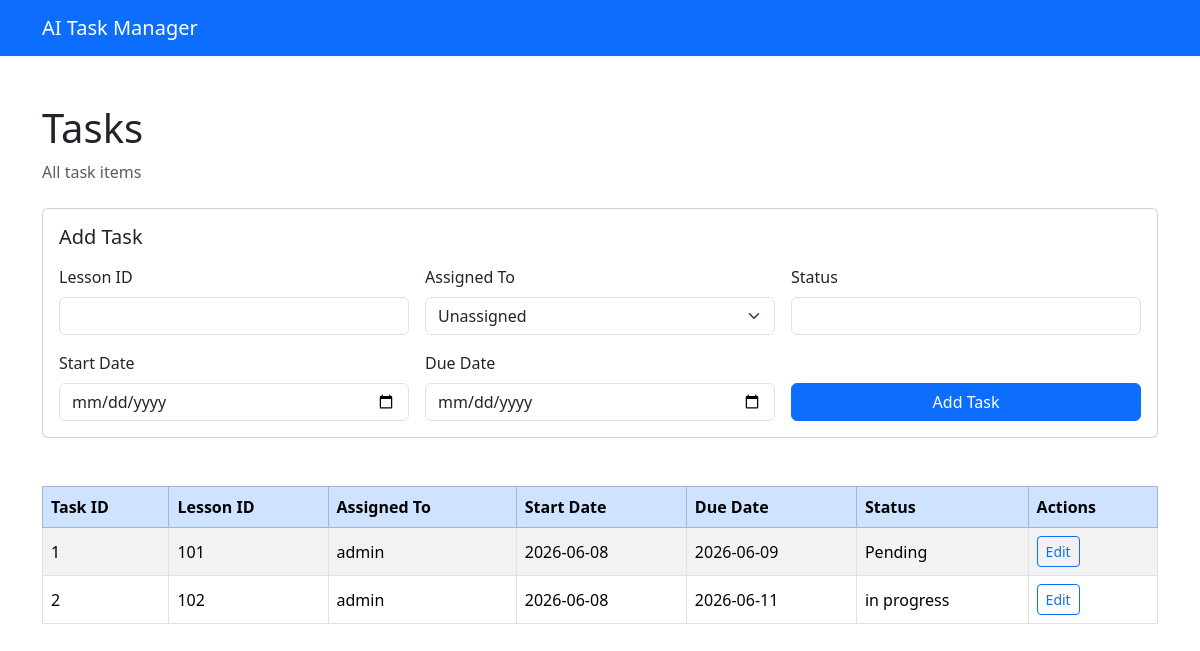
The page /tasks (signed in) on the database as committed earlier.
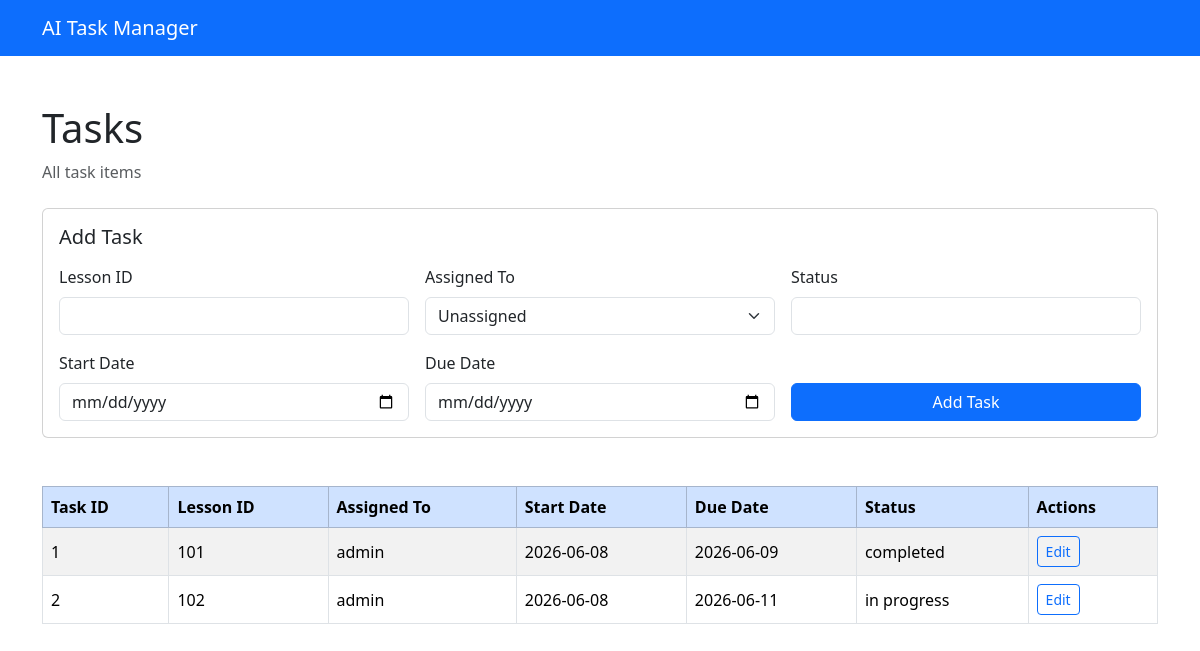
The same page on the database as committed later.
### app/models/task.py (models this page shows)
class TaskItem(Base):
    __tablename__ = "task_items"
    id: Mapped[int] = mapped_column(primary_key=True, index=True)
    lesson_id: Mapped[int] = mapped_column(Integer, nullable=False)
    assigned_to: Mapped[Optional[int]] = mapped_column(
        ForeignKey("users.id"),
        nullable=True,
    )
    start_date: Mapped[date] = mapped_column(Date, nullable=False)
    due_date: Mapped[date] = mapped_column(Date, nullable=False)
    status: Mapped[str] = mapped_column(String(50), nullable=False)
    assignee: Mapped[Optional["User"]] = relationship(
        back_populates="task_items",
    )
    stages: Mapped[List["TaskStage"]] = relationship(
        back_populates="task_item",
        cascade="all, delete-orphan",
    )
    reminder_logs: Mapped[List["ReminderLog"]] = relationship(
        back_populates="task_item",
        cascade="all, delete-orphan",
    )

### app/models/user.py (models this page shows)
class User(Base):
    __tablename__ = "users"
    id: Mapped[int] = mapped_column(primary_key=True, index=True)
    username: Mapped[str] = mapped_column(String(50), unique=True, nullable=False)
    password: Mapped[str] = mapped_column(String(255), nullable=False)
    task_items: Mapped[List["TaskItem"]] = relationship(
        back_populates="assignee",
    )

### app/routers/tasks.py (the view)
@router.get("")
async def list_tasks(
    request: Request,
    edit: int | None = None,
    db: Session = Depends(get_db),
):
    auth_result = require_login(request)
    if isinstance(auth_result, RedirectResponse):
        return auth_result
    tasks = db.scalars(
        select(TaskItem)
        .options(joinedload(TaskItem.assignee))
        .order_by(TaskItem.id)
    ).unique().all()
    users = db.scalars(select(User).order_by(User.username)).all()
    edit_task = None
    if edit is not None:
        edit_task = db.scalar(select(TaskItem).where(TaskItem.id == edit))
    return templates.TemplateResponse(
        request=request,
        name="task_form.html",
        context={"tasks": tasks, "users": users, "edit_task": edit_task},
    )

### app/templates/task_form.html (shortened to what this page needs)
<!DOCTYPE html>
<html lang="en">
<head>
    <link href="https://cdn.jsdelivr.net/npm/bootstrap@5.3.3/dist/css/bootstrap.min.css" rel="stylesheet">
    <link rel="stylesheet" href="/static/css/style.css">
</head>
<body>
    <nav class="navbar navbar-expand-lg navbar-dark bg-primary">
        <div class="container">
            <a class="navbar-brand" href="/dashboard">AI Task Manager</a>
        </div>
    </nav>
    <div class="container mt-5">
        <h1>Tasks</h1>
        <p class="text-muted mb-4">All task items</p>
        {% if edit_task %}
        <form method="post" action="/tasks/{{ edit_task.id }}/update" class="card mb-5">
            <div class="card-body">
                <h2 class="h5 card-title mb-3">Edit Task #{{ edit_task.id }}</h2>
                <div class="row g-3">
                    <div class="col-md-4">
                        <label for="lesson_id" class="form-label">Lesson ID</label>
                        <input
                            type="number"
                            class="form-control"
                            id="lesson_id"
                            name="lesson_id"
                            value="{{ edit_task.lesson_id }}"
                            required
                        >
                    </div>
                    <div class="col-md-4">
                        <label for="assigned_to" class="form-label">Assigned To</label>
                        <select class="form-select" id="assigned_to" name="assigned_to">
                            <option value="" {% if not edit_task.assigned_to %}selected{% endif %}>Unassigned</option>
                            {% for user in users %}
                            <option value="{{ user.id }}" {% if edit_task.assigned_to == user.id %}selected{% endif %}>
                                {{ user.username }}
                            </option>
                            {% endfor %}
                        </select>
                    </div>
                    <div class="col-md-4">
                        <label for="status" class="form-label">Status</label>
                        <input
                            type="text"
                            class="form-control"
                            id="status"
                            name="status"
                            value="{{ edit_task.status }}"
                            required
                        >
                    </div>
                    <div class="col-md-4">
                        <label for="start_date" class="form-label">Start Date</label>
                        <input
                            type="date"
                            class="form-control"
                            id="start_date"
                            name="start_date"
                            value="{{ edit_task.start_date }}"
                            required
                        >
                    </div>
                    <div class="col-md-4">
                        <label for="due_date" class="form-label">Due Date</label>
                        <input
                            type="date"
                            class="form-control"
                            id="due_date"
                            name="due_date"
                            value="{{ edit_task.due_date }}"
                            required
                        >
                    </div>
                    <div class="col-md-4 d-flex align-items-end gap-2">
                        <button type="submit" class="btn btn-primary flex-grow-1">Update Task</button>
                        <a href="/tasks" class="btn btn-outline-secondary">Cancel</a>
                    </div>
                </div>
            </div>
        </form>
        {% else %}
        <form method="post" action="/tasks" class="card mb-5">
            <div class="card-body">
                <h2 class="h5 card-title mb-3">Add Task</h2>
                <div class="row g-3">
                    <div class="col-md-4">
                        <label for="lesson_id" class="form-label">Lesson ID</label>
                        <input
                            type="number"
                            class="form-control"
                            id="lesson_id"
                            name="lesson_id"
                            required
                        >
                    </div>
                    <div class="col-md-4">
                        <label for="assigned_to" class="form-label">Assigned To</label>
                        <select class="form-select" id="assigned_to" name="assigned_to">
                            <option value="">Unassigned</option>
                        </select>
                    </div>
                    <div class="col-md-4">
                        <label for="status" class="form-label">Status</label>
                        <input
                            type="text"
                            class="form-control"
                            id="status"
                            name="status"
                            required
                        >
                    </div>
                    <div class="col-md-4">
                        <label for="start_date" class="form-label">Start Date</label>
                        <input
                            type="date"
                            class="form-control"
                            id="start_date"
                            name="start_date"
                            required
                        >
                    </div>
                    <div class="col-md-4">
                        <label for="due_date" class="form-label">Due Date</label>
                        <input
                            type="date"
                            class="form-control"
                            id="due_date"
                            name="due_date"
                            required
                        >
                    </div>
                    <div class="col-md-4 d-flex align-items-end">
                        <button type="submit" class="btn btn-primary w-100">Add Task</button>
                    </div>
                </div>
            </div>
        </form>
        {% endif %}
        <div class="table-responsive">
            <table class="table table-striped table-bordered align-middle">
                <thead class="table-primary">
                    <tr>
                        <th>Task ID</th>
                        <th>Lesson ID</th>
                        <th>Assigned To</th>
                        <th>Start Date</th>
                        <th>Due Date</th>
                        <th>Status</th>
                        <th>Actions</th>
                    </tr>
                </thead>
                <tbody>
                    {% if tasks %}
                    {% for task in tasks %}
                    <tr>
                        <td>{{ task.id }}</td>
                        <td>{{ task.lesson_id }}</td>
                        <td>{{ task.assignee.username if task.assignee else "—" }}</td>
                        <td>{{ task.start_date }}</td>
                        <td>{{ task.due_date }}</td>
                        <td>{{ task.status }}</td>
                        <td>
                            <a href="/tasks?edit={{ task.id }}" class="btn btn-sm btn-outline-primary">Edit</a>
                        </td>
                    </tr>
                    {% endfor %}
                    {% else %}
                    <tr>
                        <td colspan="7" class="text-center text-muted">No tasks found.</td>
                    </tr>
                    {% endif %}
                </tbody>
            </table>
        </div>
    </div>
</body>
</html>

### app/static/css/style.css (style rules this page uses)
body { min-height: 100vh; }

Rows that differ between the two databases and show on the page:
changed TaskItem id 1: status "Pending" → "completed"
